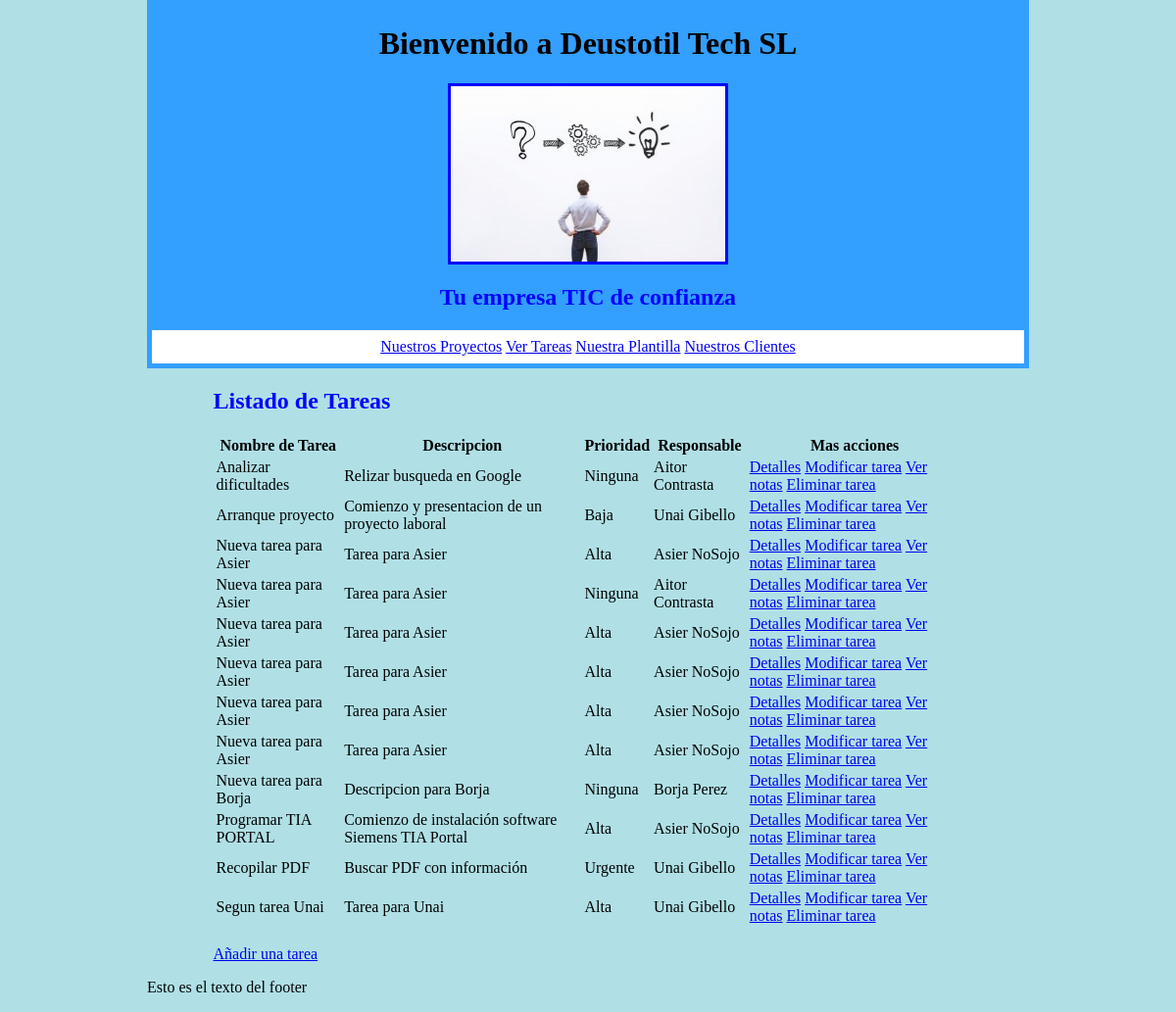
The app's page /index/lista_tareas/, older data.
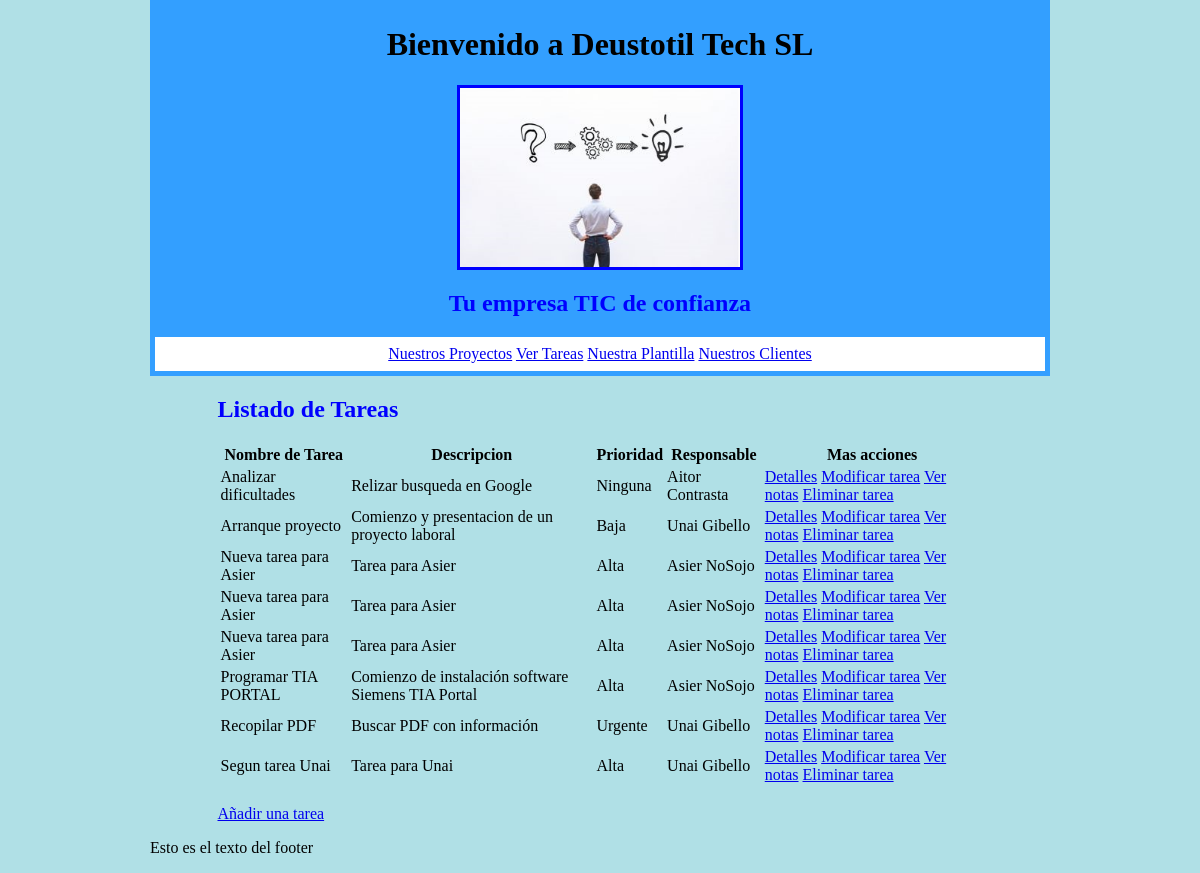
The same page, newer data.
### appDeustotilTECHSL/models.py (models this page shows, shortened)
class Tarea(models.Model):
    nombre = models.CharField(max_length=25)
    descripcion = models.CharField(max_length=120)
    fecha_inicio = models.DateField(default=date.today())
    fecha_fin = models.DateField(default=date.today())
    responsable = models.ForeignKey(Empleado, on_delete=models.CASCADE)
    prioridad = models.ForeignKey(Prioridad, default='Ninguna', on_delete=models.CASCADE)
    estadoTarea = models.ForeignKey(EstadoTarea,default='Abierta', on_delete=models.CASCADE)
    nota_adicional = models.TextField(default='Rellena este campo con información adicional',max_length=750)

class Prioridad(models.Model):
    prioridad = models.CharField(max_length=15)
    def __str__(self):
        return self.prioridad

class Empleado(models.Model):
    dni = models.CharField(max_length=12)
    nombre = models.CharField(max_length=25)
    apellido1 = models.CharField(max_length=25)
    apellido2 = models.CharField(max_length=25)
    email = models.EmailField()
    telefono = models.IntegerField()
    def __str__(self):
        return f'{self.nombre} {self.apellido1}'

### appDeustotilTECHSL/views.py (the view)
# urls.py: path('lista_tareas/', views.TareaListView.as_view(), name='lista_tareas'),
class TareaListView(ListView):
    model = Tarea
    queryset = Tarea.objects.order_by('nombre')
    template_name = "lista_tareas.html"
    def get_context_data(self, **kwargs):
        context = super(TareaListView, self).get_context_data(**kwargs)
        context['titulo_pagina'] = 'Listado de Tareas'
        return context

### appDeustotilTECHSL/templates/lista_tareas.html
{% extends 'index.html' %}
{% block contenido %}
<table>
    <thead>
        <tr>
            <th>Nombre de Tarea</th>
            <th>Descripcion</th>
            <th>Prioridad</th>
            <th>Responsable</th>
            <th>Mas acciones</th>
        </tr>
    </thead>
    <tbody>
        {% for tarea in tarea_list %}
        <tr>
            <td>{{ tarea.nombre}}</td>
            <td>{{ tarea.descripcion }}</td>
            <td>{{ tarea.prioridad }}</td>
            <td>{{ tarea.responsable}}</td>
            <td><a href="{% url 'tarea' tarea.id %}">Detalles</a>
                <a href="{% url 'modificar_tarea' tarea.id %}">Modificar tarea</a>
                <a href="{% url 'escribir_nota' tarea.id %}">Ver notas</a>
                <a href="{% url 'eliminar_tarea' tarea.id %}">Eliminar tarea</a>
        </tr>
        {% endfor %}
    </tbody>
</table>
<br>
<a href="{% url 'nueva_tarea' %}">Añadir una tarea</a>
{% endblock %}

### appDeustotilTECHSL/templates/index.html (shortened to what this page needs)
{% load static %}
<html lang="es">
<head>
    <link rel="stylesheet" href="{% static 'css/main.css' %}" />
</head>
<body>
    <header>
        <h1>Bienvenido a Deustotil Tech SL</h1>
        <img id="iconoHeader" src="{% static 'img/headerIcon.jpg' %}">
        <h2>Tu empresa TIC de confianza</h2>
        <nav>
        <a href="{% url 'lista_proyectos' %}">Nuestros Proyectos</a>
        <a href="{% url 'lista_tareas' %}">Ver Tareas</a>
        <a href="{% url 'lista_empleados' %}">Nuestra Plantilla</a>
        <a href="{% url 'lista_clientes' %}">Nuestros Clientes</a>
        </nav>
    </header>
    <main>
        <h2>{{ titulo_pagina }}</h2>
        {% block contenido %}
        {% endblock %}
    </main>
    <footer>
        <p>Esto es el texto del footer</p>
    </footer>
</body>
</html>

### appDeustotilTECHSL/static/css/main.css (style rules this page uses)
body { background-color: powderblue; width: 75%; margin: auto; }
main { width: 85%; margin: auto; }
#iconoHeader { background-color: blue; padding: 3px; width: 280px; }
header { background-color: 339fff; text-align: center; font-family: Cambria, Cochin, Georgia, Times, 'Times New Roman', serif; padding: 5px; height: auto; }
nav { background-color: white; padding: 8px; width: auto; }
h1 { color: black; }
h2 { color: blue }

Row changes from the older to the newer data that the page shows:
removed Tarea: nombre "Nueva tarea para Asier", descripcion "Tarea para Asier", prioridad "Alta", responsable "Asier NoSojo"
removed Tarea: nombre "Nueva tarea para Asier", descripcion "Tarea para Asier", prioridad "Ninguna", responsable "Aitor Contrasta"
removed Tarea: nombre "Nueva tarea para Asier", descripcion "Tarea para Asier", prioridad "Alta", responsable "Asier NoSojo"
removed Tarea: nombre "Nueva tarea para Borja", descripcion "Descripcion para Borja", prioridad "Ninguna", responsable "Borja Perez"
